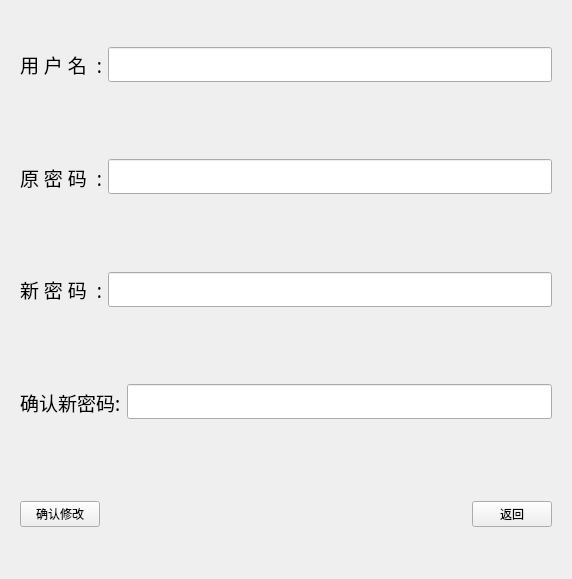
<?xml version="1.0" encoding="UTF-8"?>
<ui version="4.0">
 <class>ChangePwd</class>
 <widget class="QWidget" name="ChangePwd">
  <property name="geometry">
   <rect>
    <x>0</x>
    <y>0</y>
    <width>572</width>
    <height>579</height>
   </rect>
  </property>
  <property name="windowTitle">
   <string>Form</string>
  </property>
  <layout class="QVBoxLayout" name="verticalLayout">
   <item>
    <widget class="QWidget" name="widget" native="true">
     <layout class="QHBoxLayout" name="horizontalLayout">
      <item>
       <widget class="QLabel" name="label">
        <property name="font">
         <font>
          <family>隶书</family>
          <pointsize>14</pointsize>
         </font>
        </property>
        <property name="text">
         <string>用 户 名  :</string>
        </property>
       </widget>
      </item>
      <item>
       <widget class="QLineEdit" name="LineUserName">
        <property name="font">
         <font>
          <family>隶书</family>
          <pointsize>14</pointsize>
         </font>
        </property>
       </widget>
      </item>
     </layout>
    </widget>
   </item>
   <item>
    <widget class="QWidget" name="widget_2" native="true">
     <layout class="QHBoxLayout" name="horizontalLayout_2">
      <item>
       <widget class="QLabel" name="label_2">
        <property name="font">
         <font>
          <family>隶书</family>
          <pointsize>14</pointsize>
         </font>
        </property>
        <property name="text">
         <string>原 密 码  :</string>
        </property>
       </widget>
      </item>
      <item>
       <widget class="QLineEdit" name="LineOriginalPwd">
        <property name="font">
         <font>
          <family>隶书</family>
          <pointsize>14</pointsize>
         </font>
        </property>
        <property name="echoMode">
         <enum>QLineEdit::Password</enum>
        </property>
       </widget>
      </item>
     </layout>
    </widget>
   </item>
   <item>
    <widget class="QWidget" name="widget_3" native="true">
     <layout class="QHBoxLayout" name="horizontalLayout_3">
      <item>
       <widget class="QLabel" name="label_3">
        <property name="font">
         <font>
          <family>隶书</family>
          <pointsize>14</pointsize>
         </font>
        </property>
        <property name="text">
         <string>新 密 码  :</string>
        </property>
       </widget>
      </item>
      <item>
       <widget class="QLineEdit" name="LineNewPwd">
        <property name="font">
         <font>
          <family>隶书</family>
          <pointsize>14</pointsize>
         </font>
        </property>
        <property name="echoMode">
         <enum>QLineEdit::Password</enum>
        </property>
       </widget>
      </item>
     </layout>
    </widget>
   </item>
   <item>
    <widget class="QWidget" name="widget_4" native="true">
     <layout class="QHBoxLayout" name="horizontalLayout_4">
      <item>
       <widget class="QLabel" name="label_4">
        <property name="font">
         <font>
          <family>隶书</family>
          <pointsize>14</pointsize>
         </font>
        </property>
        <property name="text">
         <string>确认新密码:</string>
        </property>
       </widget>
      </item>
      <item>
       <widget class="QLineEdit" name="LineSurePwd">
        <property name="font">
         <font>
          <family>隶书</family>
          <pointsize>14</pointsize>
         </font>
        </property>
        <property name="echoMode">
         <enum>QLineEdit::Password</enum>
        </property>
       </widget>
      </item>
     </layout>
    </widget>
   </item>
   <item>
    <widget class="QWidget" name="widget_5" native="true">
     <layout class="QHBoxLayout" name="horizontalLayout_5">
      <item>
       <widget class="QPushButton" name="SureBtn">
        <property name="text">
         <string>确认修改</string>
        </property>
       </widget>
      </item>
      <item>
       <spacer name="horizontalSpacer">
        <property name="orientation">
         <enum>Qt::Horizontal</enum>
        </property>
        <property name="sizeHint" stdset="0">
         <size>
          <width>325</width>
          <height>20</height>
         </size>
        </property>
       </spacer>
      </item>
      <item>
       <widget class="QPushButton" name="CancelBtn">
        <property name="text">
         <string>返回</string>
        </property>
       </widget>
      </item>
     </layout>
    </widget>
   </item>
  </layout>
 </widget>
 <resources/>
 <connections/>
</ui>
